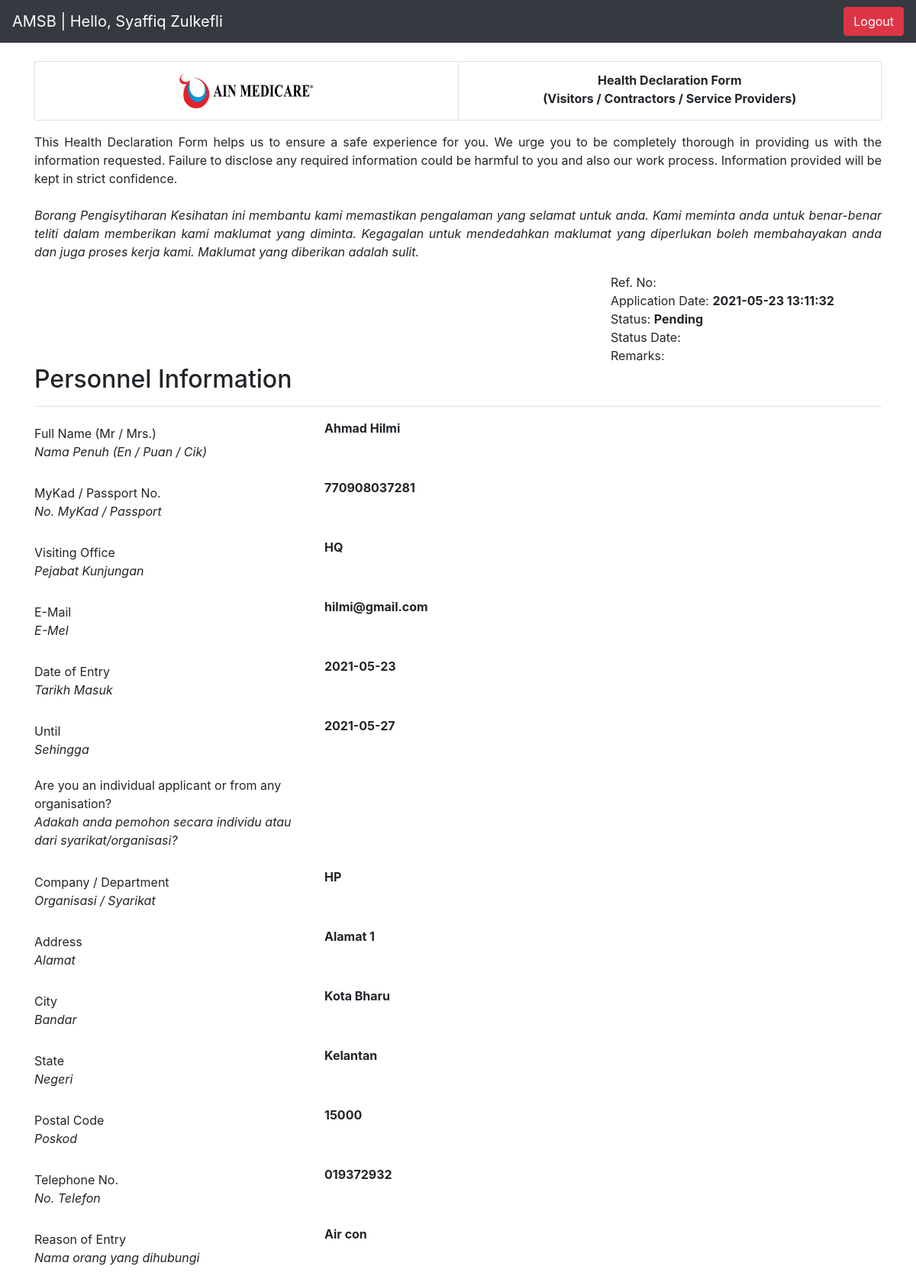
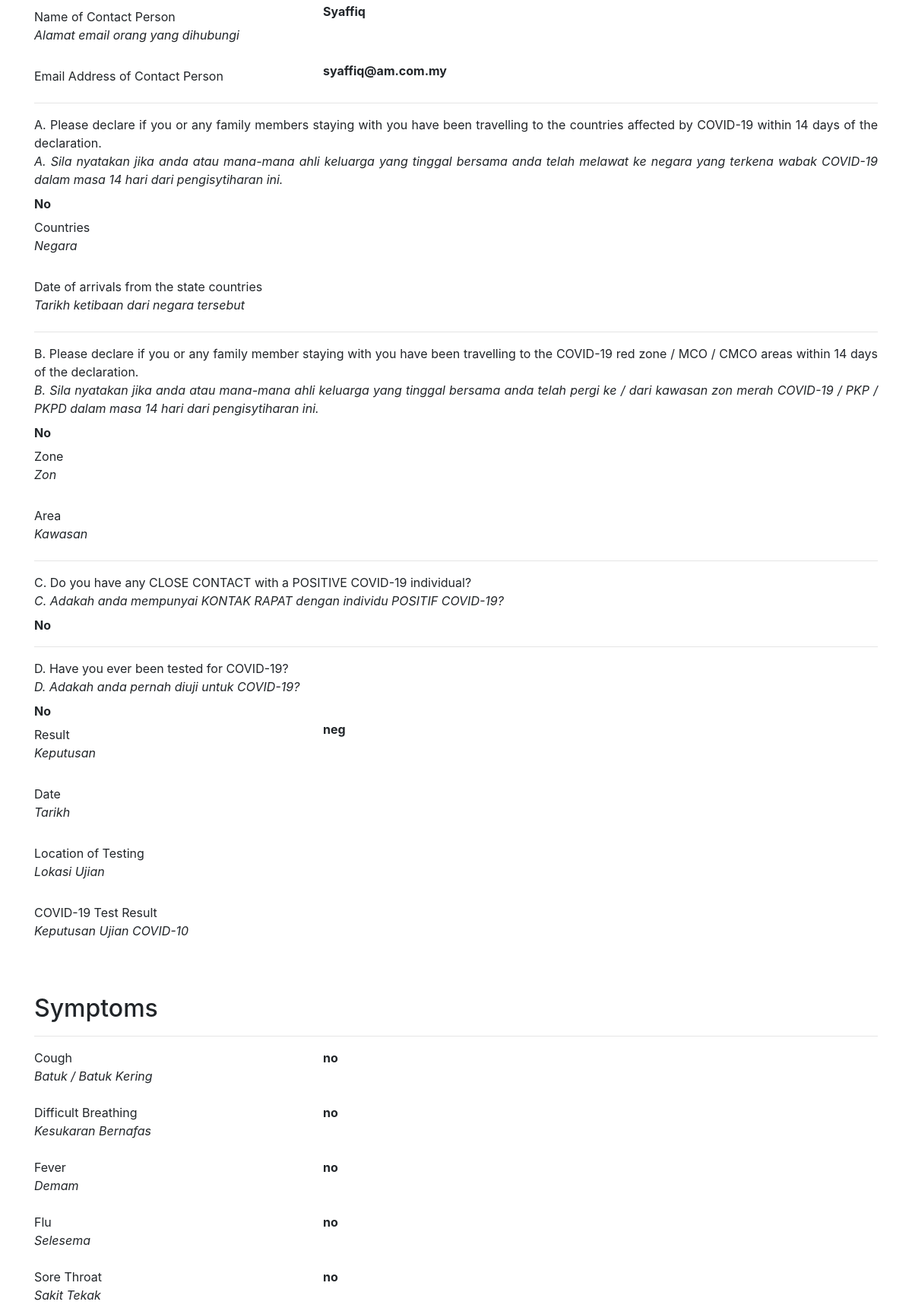
The app's page /manageappl.php?view_id=30 (signed in, upper part) with its own data (2 pictures, top to bottom).
### tables this page shows
CREATE TABLE `users` (
  `user_id` int(11) NOT NULL,
  `name` varchar(50) NOT NULL,
  `email` varchar(100) NOT NULL,
  `username` varchar(50) NOT NULL,
  `password` varchar(250) NOT NULL,
  `usertype` int(5) NOT NULL COMMENT '1 - IT\r\n2 - HR\r\n3 - Security',
  `ainloc` varchar(15) NOT NULL
);

CREATE TABLE `hd_0001` (
  `hd_id` int(11) NOT NULL,
  `refnum` varchar(15) DEFAULT NULL,
  `fullname` varchar(50) DEFAULT NULL,
  `mykad` varchar(30) DEFAULT NULL,
  `visoffice` varchar(10) DEFAULT NULL,
  `appemail` varchar(100) DEFAULT NULL,
  `entryin` date DEFAULT NULL,
  `entryout` date DEFAULT NULL,
  `company` varchar(200) DEFAULT NULL,
  `caddress` varchar(100) DEFAULT NULL,
  `ccity` varchar(20) DEFAULT NULL,
  `cstate` varchar(20) DEFAULT NULL,
  `cpostal` varchar(10) DEFAULT NULL,
  `telno` varchar(30) DEFAULT NULL,
  `reasonentry` varchar(150) DEFAULT NULL,
  `nameconperson` varchar(50) DEFAULT NULL,
  `emailaddconperson` varchar(100) DEFAULT NULL,
  `radio1` varchar(5) DEFAULT NULL,
  `country` varchar(100) NOT NULL DEFAULT 'NA',
  `doafromcountries` date DEFAULT NULL,
  `radio2` varchar(5) DEFAULT NULL,
  `individu` varchar(100) NOT NULL DEFAULT 'NA',
  `areafrom` varchar(100) NOT NULL DEFAULT 'NA',
  `radio3` varchar(5) DEFAULT NULL,
  `radio4` varchar(5) DEFAULT NULL,
  `rescovid` varchar(10) NOT NULL DEFAULT 'NA',
  `datetest` date DEFAULT NULL,
  `loctest` varchar(50) NOT NULL DEFAULT 'NA',
  `cough` varchar(5) DEFAULT NULL,
  `diffbreathing` varchar(5) DEFAULT NULL,
  `fever` varchar(5) DEFAULT NULL,
  `flu` varchar(5) DEFAULT NULL,
  `sorethroat` varchar(5) DEFAULT NULL,
  `othersymptoms` varchar(300) DEFAULT NULL,
  `applstatus` varchar(10) NOT NULL DEFAULT 'Pending',
  `dt_apply` datetime DEFAULT NULL,
  `dt_updstatus` datetime DEFAULT NULL,
  `dt_updsby` int(11) DEFAULT NULL,
  `covtestresult` varchar(200) DEFAULT NULL
);

### login/lib/library.php (called while the page is built, shortened)
<?php
class DemoLib
{
    public function UserDetails($user_id)
    {
        try {
            $db = DB();
            $query = $db->prepare("SELECT user_id, name, username, email, usertype, ainloc FROM users WHERE user_id=:user_id");
            $query->bindParam("user_id", $user_id, PDO::PARAM_STR);
            $query->execute();
            if ($query->rowCount() > 0) {
                return $query->fetch(PDO::FETCH_OBJ);
            }
        } catch (PDOException $e) {
            exit($e->getMessage());
        }
    }
}

### manageappl.php (the view, shortened to what this page needs)
<?php
include('login/assets.php');
  if(isset($_GET['view_id']) && !empty($_GET['view_id']))
	{
		$id = $_GET['view_id'];
		$stmt = $db->prepare("SELECT * FROM hd_0001 WHERE hd_id ='$id' OR refnum = '$id'");
		$stmt->execute();
	}
   while($row=$stmt->fetch(PDO::FETCH_ASSOC))
   { extract($row);
?>
<body>
<div class="container">
<div class="row">
<div class="col-md-12">
<br>
<table class="table table-bordered">
    <tr>
      <th scope="col" width="50%" style="text-align:center;"><img src="logoain.png" width="180px"></th>
      <th scope="col" style="text-align:center;">Health Declaration Form <br> (Visitors / Contractors / Service Providers)</th>
    </tr>
</table>
<p align="justify">This Health Declaration Form helps us to ensure a safe experience for you. We urge you to be completely thorough in providing us with the information requested. Failure to disclose any required information could be harmful to you and also our work process. Information provided will be kept in strict confidence.
<br><br>
<i>Borang Pengisytiharan Kesihatan ini membantu kami memastikan pengalaman yang selamat untuk anda. Kami meminta anda untuk benar-benar teliti dalam memberikan kami maklumat yang diminta. Kegagalan untuk mendedahkan maklumat yang diperlukan boleh membahayakan anda dan juga proses kerja kami. Maklumat yang diberikan adalah sulit.</i>
</p>
<div class="container">
  <div class="row">
    <div class="col-sm-8"></div>
    <div class="col-sm-4">
    Ref. No: <b><?php echo $refnum; ?></b><br>
    Application Date: <b><?php echo $dt_apply; ?></b><br>
    Status: <b><?php echo $applstatus; ?></b><br>
    Status Date: <b><?php echo $dt_updstatus; ?></b><br>
    Remarks: <b><?php echo $remarks; ?></b>
    </div>
  <div>
<div>
<h2>Personnel Information</h2>
<hr>
  <div class="form-group row">
    <label class="col-4 col-form-label" for="fullname">Full Name (Mr / Mrs.) <br><i>Nama Penuh (En / Puan / Cik)</i></label>
    <div class="col-8">
        <b><?php echo $fullname; ?></b>
    </div>
  </div>
  <div class="form-group row">
    <label for="mykad" class="col-4 col-form-label">MyKad / Passport No. <br><i>No. MyKad / Passport</i></label>
    <div class="col-8">
    <b> <?php echo $mykad; ?></b>
    </div>
  </div>
  <div class="form-group row">
    <label for="visoffice" class="col-4 col-form-label">Visiting Office<br><i>Pejabat Kunjungan</i></label>
    <div class="col-8">
    <b> <?php echo $visoffice; ?></b>
    </div>
  </div>
  <div class="form-group row">
    <label for="email" class="col-4 col-form-label">E-Mail <br><i>E-Mel</i></label>
    <div class="col-8">
    <b><?php echo $appemail; ?></b>
    </div>
  </div>
  <div class="form-group row">
    <label for="entryin" class="col-4 col-form-label">Date of Entry <br><i>Tarikh Masuk</i></label>
    <div class="col-8">
    <b><?php echo $entryin; ?></b>
    </div>
  </div>
  <div class="form-group row">
    <label for="entryout" class="col-4 col-form-label">Until <br><i>Sehingga</i></label>
    <div class="col-8">
    <b><?php echo $entryout; ?></b>
    </div>
  </div>
  <div class="form-group row">
    <label class="col-4">Are you an individual applicant or from any organisation? <br><i>Adakah anda pemohon secara individu atau dari syarikat/organisasi?</i></label>
    <div class="col-8">
    </div>
  </div>
  <div class="form-group row">
    <label for="company" class="col-4 col-form-label">Company / Department <br><i>Organisasi / Syarikat</i></label>
    <div class="col-8">
    <b><?php echo $company; ?></b>
    </div>
  </div>
  <div class="form-group row">
    <label for="caddress" class="col-4 col-form-label">Address <br><i>Alamat</i></label>
    <div class="col-8">
    <b><?php echo $caddress; ?></b>
    </div>
  </div>
  <div class="form-group row">
    <label for="ccity" class="col-4 col-form-label">City <br><i>Bandar</i></label>
    <div class="col-8">
    <b><?php echo $ccity; ?></b>
    </div>
  </div>
  <div class="form-group row">
    <label for="cstate" class="col-4 col-form-label">State <br><i>Negeri</i></label>
    <div class="col-8">
        <b><?php echo $cstate; ?></b>
    </div>
  </div>
  <div class="form-group row">
    <label for="cpostal" class="col-4 col-form-label">Postal Code <br><i>Poskod</i></label>
    <div class="col-8">
    <b><?php echo $cpostal; ?></b>
    </div>
  </div>
  <div class="form-group row">
    <label for="telno" class="col-4 col-form-label">Telephone No.<br><i>No. Telefon</i></label>
    <div class="col-8">
    <b><?php echo $telno; ?></b>
    </div>
  </div>
  <div class="form-group row">
    <label for="reasonentry" class="col-4 col-form-label">Reason of Entry <br><i>Nama orang yang dihubungi</i></label>
    <div class="col-8">
    <b><?php echo $reasonentry; ?></b>
    </div>
  </div>
  <div class="form-group row">
    <label for="nameconperson" class="col-4 col-form-label">Name of Contact Person <br><i>Alamat email orang yang dihubungi</i></label>
    <div class="col-8">
    <b><?php echo $nameconperson; ?></b>
    </div>
  </div>
  <div class="form-group row">
    <label for="emailaddconperson" class="col-4 col-form-label">Email Address of Contact Person</label>
    <div class="col-8">
       <b><?php echo $emailaddconperson; ?></b>
    </div>
  </div>
  <hr>
  <div class="form-group">
    <label align="justify">A. Please declare if you or any family members staying with you have been travelling to the countries affected by COVID-19 within 14 days of the declaration. <br><i>A. Sila nyatakan jika anda atau mana-mana ahli keluarga yang tinggal bersama anda telah melawat ke negara yang terkena wabak COVID-19 dalam masa 14 hari dari pengisytiharan ini.</i></label>
        <b><?php echo $radio1; ?></b>
    <div class="form-group row">
    <label for="country" class="col-4 col-form-label">Countries <br><i>Negara</i></label>
    <div class="col-8">
    </div>
  </div>
  <div class="form-group row">
    <label for="doafromcountries" class="col-4 col-form-label">Date of arrivals from the state countries <br><i>Tarikh ketibaan dari negara tersebut</i></label>
    <div class="col-8">
    </div>
  </div>
</div>
<hr>
<div class="form-group">
<label align="justify">B. Please declare if you or any family member staying with you have been travelling to the COVID-19 red zone / MCO / CMCO areas within 14 days of the declaration. <br><i>B. Sila nyatakan jika anda atau mana-mana ahli keluarga yang tinggal bersama anda telah pergi ke / dari kawasan zon merah COVID-19 / PKP / PKPD dalam masa 14 hari dari pengisytiharan ini.</i></label>
<b><?php echo $radio2; ?></b>
   <div class="form-group row">
   <label for="areafrom" class="col-4 col-form-label">Zone <br> <i>Zon</i></label>
    <div class="col-8">
    </div>
  </div>
  <div class="form-group row">
    <label for="areafrom" class="col-4 col-form-label">Area <br> <i>Kawasan</i></label>
    <div class="col-8">
    </div>
  </div>
  </div>
<hr>
  <div class="form-group">
<label align="justify">C. Do you have any CLOSE CONTACT with a POSITIVE COVID-19 individual? <br><i>C. Adakah anda mempunyai KONTAK RAPAT dengan individu POSITIF COVID-19?</i></label>
<br>
<b><?php echo $radio3; ?></b>
<hr>
<div class="form-group">
<label align="justify">D. Have you ever been tested for COVID-19? <br><i>D. Adakah anda pernah diuji untuk COVID-19? </i></label>
<br>
<b><?php echo $radio4; ?></b>
    <div class="form-group row">
    <label for="rescovid" class="col-4 col-form-label">Result <br> <i>Keputusan</i></label>
    <div class="col-8">
        <b><?php echo $rescovid; ?></b>
    </div>
  </div>
  <div class="form-group row">
    <label for="datetest" class="col-4 col-form-label">Date <br> <i>Tarikh</i></label>
    <div class="col-8">
    </div>
  </div>
  <div class="form-group row">
    <label for="loctest" class="col-4 col-form-label">Location of Testing <br> <i>Lokasi Ujian</i></label>
    <div class="col-8">
    </div>
  </div>
  <div class="form-group row">
    <label for="loctest" class="col-4 col-form-label">COVID-19 Test Result <br> <i>Keputusan Ujian COVID-10</i></label>
    <div class="col-8">
    </div>
  </div>
  </div>
<br><br>
<h2>Symptoms</h2>
<hr>
  <div class="form-group row">
    <label class="col-4">Cough <br><i>Batuk / Batuk Kering</i></label>
    <div class="col-8">
        <b><?php echo $cough; ?></b>
    </div>
  </div>
  <div class="form-group row">
    <label class="col-4">Difficult Breathing <br><i>Kesukaran Bernafas</i></label>
    <div class="col-8">
        <b><?php echo $diffbreathing; ?></b>
    </div>
  </div>
  <div class="form-group row">
    <label class="col-4">Fever <br><i>Demam</i></label>
    <div class="col-8">
        <b><?php echo $fever; ?></b>
    </div>
  </div>
  <div class="form-group row">
    <label class="col-4">Flu <br><i>Selesema</i></label>
    <div class="col-8">
        <b><?php echo $flu; ?></b>
    </div>
  </div>
  <div class="form-group row">
    <label class="col-4">Sore Throat <br><i>Sakit Tekak</i></label>
    <div class="col-8">
        <b><?php echo $sorethroat; ?></b>
    </div>
  </div>
 <?php
  }
 include('login/footer.php');
 ?>

### login/assets.php (shortened to what this page needs)
<!DOCTYPE html>
<html>
<head>
<link rel="stylesheet" href="https://stackpath.bootstrapcdn.com/bootstrap/4.1.3/css/bootstrap.min.css">
<link rel="stylesheet" href="https://maxcdn.bootstrapcdn.com/font-awesome/4.7.0/css/font-awesome.min.css">
<?php
require __DIR__ . '/lib/library.php';
$app = new DemoLib();
$user = $app->UserDetails($_SESSION['user_id']);
?> <body>
<nav class="navbar navbar-expand-lg navbar-dark bg-dark sticky-top">
<a class="navbar-brand" <?php if(($user->usertype) < 3) { echo 'href="formreview.php?view="'; } else { echo 'href="#"'; } ?>>AMSB | Hello, <?php echo $user->name; ?></a>
<div class="collapse navbar-collapse" id="navbarSupportedContent">
  <div class="form-inline my-2 my-lg-0">
    <a href="login/logout.php"><button class="btn btn-danger my-2 my-sm-0" type="submit">Logout</button></a>
  </div>
</div>
</nav>
</head>
<body>

### records on screen
users: name "Syaffiq Zulkefli"
hd_0001: dt_apply "2021-05-23 13:11:32", applstatus "Pending", fullname "Ahmad Hilmi", mykad "770908037281", visoffice "HQ", appemail "hilmi@gmail.com", entryin "2021-05-23", entryout "2021-05-27", company "HP", caddress "Alamat 1", ccity "Kota Bharu", cstate "Kelantan", cpostal "15000", telno "019372932", reasonentry "Air con", nameconperson "Syaffiq", emailaddconperson "syaffiq@am.com.my", radio1 "No", radio2 "No", radio3 "No", radio4 "No", rescovid "neg", cough "no", diffbreathing "no", fever "no", flu "no", sorethroat "no"
